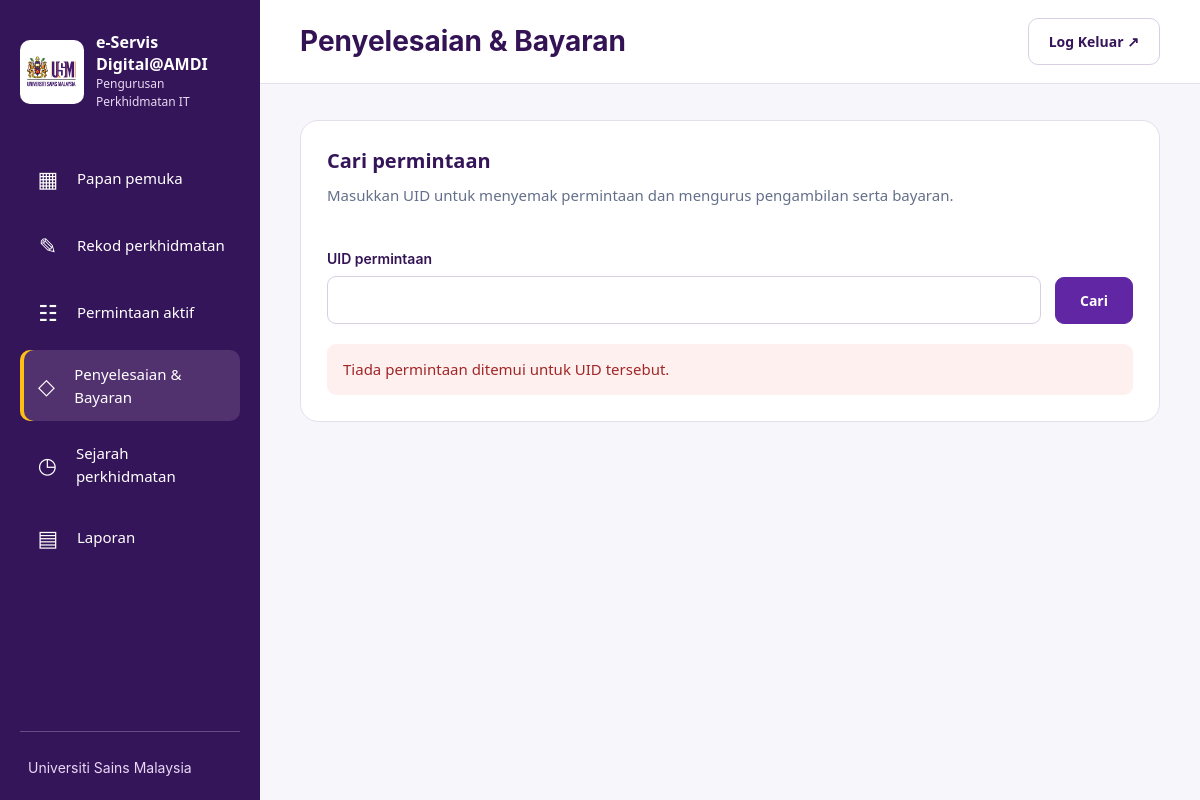
Page /payments/index.php?uid=9 (signed in) on the earlier database version.
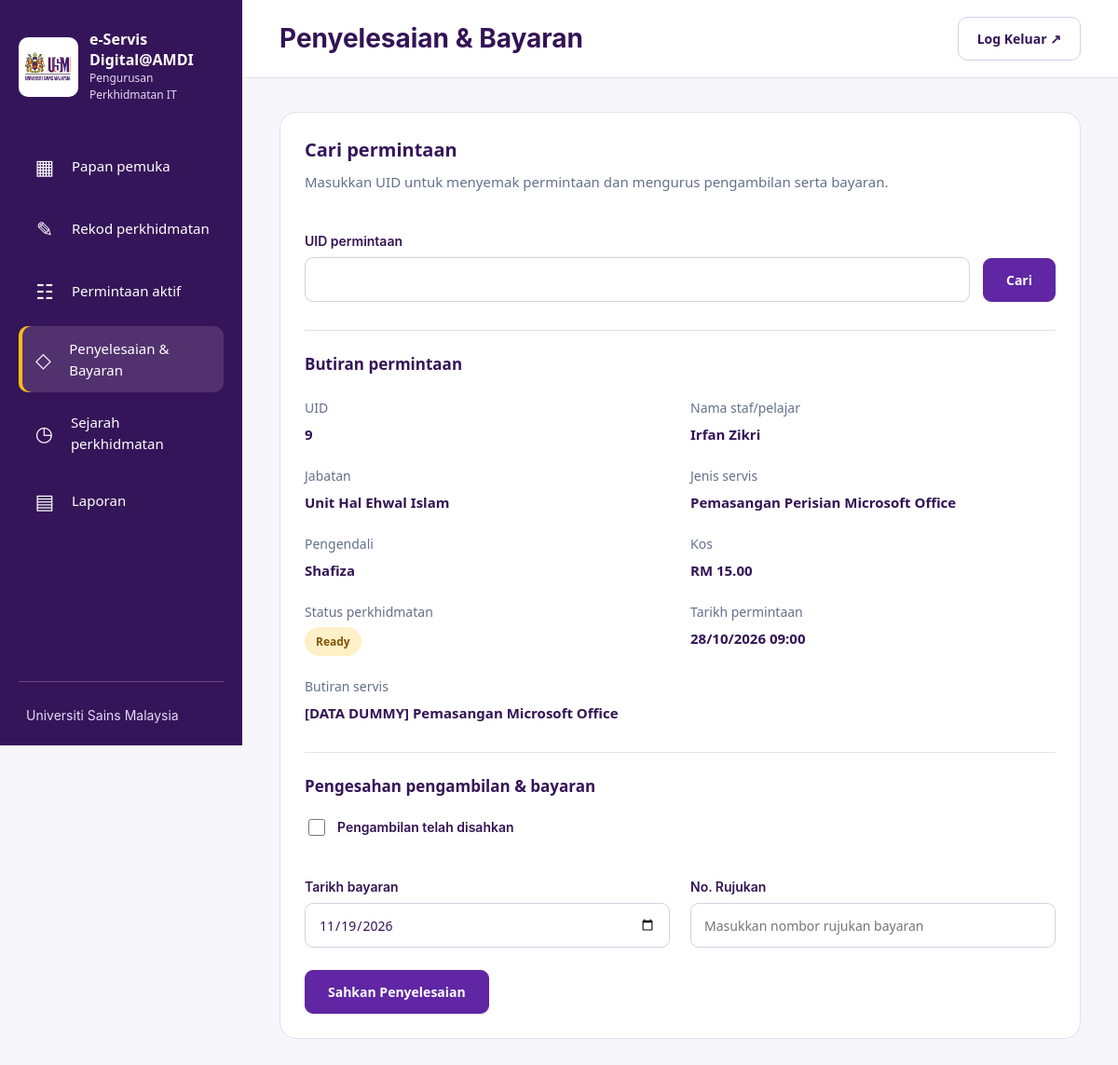
Same page on the later database version.
### tables this page shows
CREATE TABLE `service_requests` (
  `id` int(10) UNSIGNED NOT NULL,
  `uid` varchar(40) NOT NULL,
  `requester_name` varchar(150) NOT NULL,
  `department_id` int(10) UNSIGNED NOT NULL,
  `service_type_id` int(10) UNSIGNED NOT NULL,
  `service_details` text NOT NULL,
  `estimated_cost` decimal(10,2) NOT NULL,
  `requested_at` datetime NOT NULL,
  `handler_id` int(10) UNSIGNED NOT NULL,
  `status` enum('in_progress','ready','completed') NOT NULL DEFAULT 'in_progress',
  `ready_at` datetime DEFAULT NULL,
  `picked_up_at` datetime DEFAULT NULL,
  `payment_date` date DEFAULT NULL,
  `reference_no` varchar(100) DEFAULT NULL,
  `completed_at` datetime DEFAULT NULL,
  `created_by` int(10) UNSIGNED NOT NULL,
  `completed_by` int(10) UNSIGNED DEFAULT NULL,
  `created_at` datetime NOT NULL DEFAULT current_timestamp(),
  `updated_at` datetime NOT NULL DEFAULT current_timestamp() ON UPDATE current_timestamp(),
  `requester_phone` varchar(30) DEFAULT NULL,
  `requester_email` varchar(190) DEFAULT NULL,
  `device_ownership` enum('usm','personal') DEFAULT NULL,
  `device_type` varchar(30) DEFAULT NULL,
  `device_type_other` varchar(100) DEFAULT NULL,
  `device_brand` varchar(120) DEFAULT NULL,
  `device_model` varchar(150) DEFAULT NULL,
  `device_serial` varchar(150) DEFAULT NULL,
  `asset_number` varchar(150) DEFAULT NULL,
  `device_condition` enum('unchecked','good','damaged','off') DEFAULT NULL,
  `condition_notes` varchar(1000) DEFAULT NULL,
  `accessories` text DEFAULT NULL
);

CREATE TABLE `departments` (
  `id` int(10) UNSIGNED NOT NULL,
  `name` varchar(150) NOT NULL,
  `is_active` tinyint(1) NOT NULL DEFAULT 1
);

CREATE TABLE `service_types` (
  `id` int(10) UNSIGNED NOT NULL,
  `name` varchar(100) NOT NULL,
  `is_active` tinyint(1) NOT NULL DEFAULT 1
);

CREATE TABLE `handlers` (
  `id` int(10) UNSIGNED NOT NULL,
  `name` varchar(150) NOT NULL,
  `is_active` tinyint(1) NOT NULL DEFAULT 1
);

### includes/auth.php (called while the page is built, shortened)
<?php
function e(string $value): string {
    return htmlspecialchars($value, ENT_QUOTES, 'UTF-8');
}

### payments/index.php (the view, shortened to what the changed rows need)
<?php
require __DIR__ . '/../includes/auth.php';
require __DIR__ . '/../config/database.php';
$paymentDate = date('Y-m-d');
$referenceNo = '';
$pickupConfirmed = false;
$uidInput = $_SERVER['REQUEST_METHOD'] === 'POST'
    ? ($_POST['uid'] ?? '')
    : ($_GET['uid'] ?? '');
$uid = is_string($uidInput) ? trim($uidInput) : '';
$request = null;
$error = '';
$labels = [
    'in_progress' => 'In Progress',
    'ready' => 'Ready',
    'completed' => 'Completed',
];
if (isset($_GET['uid']) || $_SERVER['REQUEST_METHOD'] === 'POST') {
    if ($uid === '' || strlen($uid) > 40) {
        $error = 'Sila masukkan UID yang sah.';
    } else {
        try {
            $statement = $pdo->prepare(
                'SELECT
                    r.*,
                    d.name AS department_name,
                    t.name AS service_type_name,
                    h.name AS handler_name
                 FROM service_requests r
                 JOIN departments d ON d.id = r.department_id
                 JOIN service_types t ON t.id = r.service_type_id
                 JOIN handlers h ON h.id = r.handler_id
                 WHERE r.uid = :uid'
            );
            $statement->execute(['uid' => $uid]);
            $request = $statement->fetch(PDO::FETCH_ASSOC);
            if (!$request) {
                $error = 'Tiada permintaan ditemui untuk UID tersebut.';
            }
        } catch (PDOException $exception) {
            error_log('Payment search: ' . $exception->getMessage());
            $error = 'Carian gagal. Sila cuba lagi.';
        }
    }
}
?>
<!DOCTYPE html>
<html lang="ms">
<head>
    <link rel="stylesheet"
          href="<?= APP_BASE ?>/assets/css/style.css">
    <link rel="stylesheet"
          href="<?= APP_BASE ?>/assets/css/sidebar.css">
    <link rel="stylesheet"
          href="<?= APP_BASE ?>/assets/css/dashboard.css">
    <link rel="stylesheet"
          href="<?= APP_BASE ?>/assets/css/payments.css?v=20261027c">
</head>
<body class="workspace amdi-type">
    <div class="dashboard-area">
        <header class="dashboard-header">
            <h1>Penyelesaian &amp; Bayaran</h1>
        </header>
        <main class="dashboard-main" id="main-content" tabindex="-1">
            <section class="payment-panel">
                <h2>Cari permintaan</h2>
                <p>
                    Masukkan UID untuk menyemak permintaan
                    dan mengurus pengambilan serta bayaran.
                </p>
                <form method="get" class="uid-search">
                    <div class="uid-field">
                    </div>
                    <button type="submit" class="payment-primary">
                    </button>
                </form>
                <?php if ($error !== ''): ?>
    <p class="payment-message error" role="alert">
        <?= e($error) ?>
    </p>
<?php endif; ?>
<?php if ($request): ?>
    <h3 class="payment-result-title">Butiran permintaan</h3>
    <dl class="payment-details">
        <div>
            <dt>UID</dt>
            <dd><?= e($request['uid']) ?></dd>
        </div>
        <div>
            <dt>Nama staf/pelajar</dt>
            <dd><?= e($request['requester_name']) ?></dd>
        </div>
        <div>
            <dt>Jabatan</dt>
            <dd><?= e($request['department_name']) ?></dd>
        </div>
        <div>
            <dt>Jenis servis</dt>
            <dd><?= e($request['service_type_name']) ?></dd>
        </div>
        <div>
            <dt>Pengendali</dt>
            <dd><?= e($request['handler_name']) ?></dd>
        </div>
        <div>
            <dt>Kos</dt>
            <dd>
                RM <?= number_format(
                    (float) $request['estimated_cost'],
                    2
                ) ?>
            </dd>
        </div>
        <div>
            <dt>Status perkhidmatan</dt>
            <dd>
                <span class="status status-<?= e($request['status']) ?>">
                    <?= e($labels[$request['status']] ?? $request['status']) ?>
                </span>
            </dd>
        </div>
        <div>
            <dt>Tarikh permintaan</dt>
            <dd>
                <?= e(date(
                    'd/m/Y H:i',
                    strtotime($request['requested_at'])
                )) ?>
            </dd>
        </div>
        <div class="payment-wide">
            <dt>Butiran servis</dt>
            <dd><?= nl2br(e($request['service_details'])) ?></dd>
        </div>
    </dl>
    <?php if ($request['status'] === 'in_progress'): ?>
        <p class="payment-message">
            Servis masih dalam proses dan belum sedia untuk diambil.
        </p>
    <?php elseif ($request['status'] === 'ready'): ?>
    <h3 class="payment-result-title">
        Pengesahan pengambilan &amp; bayaran
    </h3>
    <form method="post"
          action="<?= APP_BASE ?>/payments/index.php"
          class="completion-form">
        <label class="pickup-check">
            <input
                type="checkbox"
                name="pickup_confirmed"
                value="1"
                <?= $pickupConfirmed ? 'checked' : '' ?>
                required
            >
            <span>Pengambilan telah disahkan</span>
        </label>
        <div class="payment-details">
            <div class="uid-field">
                <label for="payment_date">Tarikh bayaran</label>
                <input
                    type="date"
                    id="payment_date"
                    name="payment_date"
                    value="<?= e($paymentDate) ?>"
                    min="1000-01-01"
                    max="<?= e(date('Y-m-d')) ?>"
                    required
                >
            </div>
            <div class="uid-field">
                <label for="reference_no">No. Rujukan</label>
                <input
                    type="text"
                    id="reference_no"
                    name="reference_no"
                    value="<?= e($referenceNo) ?>"
                    placeholder="Masukkan nombor rujukan bayaran"
                    maxlength="100"
                    required
                >
            </div>
        </div>
        <button type="submit" class="payment-primary">
            Sahkan Penyelesaian
        </button>
    </form>
    <?php endif; ?>
<?php endif; ?>
            </section>
        </main>
    </div>
</body>
</html>

Differences in the rows shown:
now on this page (row edited): service_requests: uid "9", requester_name "Irfan Zikri", department.name "Unit Hal Ehwal Islam", service_type.name "Pemasangan Perisian Microsoft Office", handler.name "Shafiza", estimated_cost "15.00", status "Ready", requested_at "28/10/2026 09:00", service_details "[DATA DUMMY] Pemasangan Microsoft Office"
changed service_requests: status "in_progress" → "ready" (drawn)
Other differences:
form field pickup_confirmed: (not shown) → "☐"
form field payment_date: (not shown) → "11/19/2026"
$error: "Tiada permintaan ditemui untuk UID tersebut." → (not shown)
text now shown: "Butiran permintaan UID Nama staf/pelajar Jabatan Jenis servis Pengendali Kos RM Status perkhidmatan Tarikh permintaan Butiran servis Pengesahan pengambilan & bayaran Pengambilan telah disahkan Tarikh bayaran No. Rujukan Sahkan Penyelesaian"
